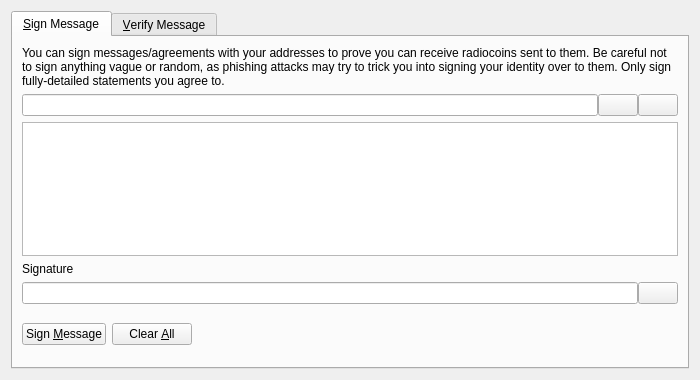
<?xml version="1.0" encoding="UTF-8"?>
<ui version="4.0">
 <class>SignVerifyMessageDialog</class>
 <widget class="QDialog" name="SignVerifyMessageDialog">
  <property name="geometry">
   <rect>
    <x>0</x>
    <y>0</y>
    <width>700</width>
    <height>380</height>
   </rect>
  </property>
  <property name="windowTitle">
   <string>Signatures - Sign / Verify a Message</string>
  </property>
  <property name="modal">
   <bool>true</bool>
  </property>
  <layout class="QVBoxLayout" name="verticalLayout">
   <item>
    <widget class="QTabWidget" name="tabWidget">
     <property name="currentIndex">
      <number>0</number>
     </property>
     <widget class="QWidget" name="tabSignMessage">
      <attribute name="title">
       <string>&amp;Sign Message</string>
      </attribute>
      <layout class="QVBoxLayout" name="verticalLayout_SM">
       <item>
        <widget class="QLabel" name="infoLabel_SM">
         <property name="text">
          <string>You can sign messages/agreements with your addresses to prove you can receive radiocoins sent to them. Be careful not to sign anything vague or random, as phishing attacks may try to trick you into signing your identity over to them. Only sign fully-detailed statements you agree to.</string>
         </property>
         <property name="textFormat">
          <enum>Qt::PlainText</enum>
         </property>
         <property name="wordWrap">
          <bool>true</bool>
         </property>
        </widget>
       </item>
       <item>
        <layout class="QHBoxLayout" name="horizontalLayout_1_SM">
         <property name="spacing">
          <number>0</number>
         </property>
         <item>
          <widget class="QValidatedLineEdit" name="addressIn_SM">
           <property name="toolTip">
            <string>The RadioCoin address to sign the message with</string>
           </property>
          </widget>
         </item>
         <item>
          <widget class="QPushButton" name="addressBookButton_SM">
           <property name="toolTip">
            <string>Choose previously used address</string>
           </property>
           <property name="text">
            <string/>
           </property>
           <property name="icon">
            <iconset resource="../bitcoin.qrc">
             <normaloff>:/icons/address-book</normaloff>:/icons/address-book</iconset>
           </property>
           <property name="shortcut">
            <string>Alt+A</string>
           </property>
           <property name="autoDefault">
            <bool>false</bool>
           </property>
          </widget>
         </item>
         <item>
          <widget class="QPushButton" name="pasteButton_SM">
           <property name="toolTip">
            <string>Paste address from clipboard</string>
           </property>
           <property name="text">
            <string/>
           </property>
           <property name="icon">
            <iconset resource="../bitcoin.qrc">
             <normaloff>:/icons/editpaste</normaloff>:/icons/editpaste</iconset>
           </property>
           <property name="shortcut">
            <string>Alt+P</string>
           </property>
           <property name="autoDefault">
            <bool>false</bool>
           </property>
          </widget>
         </item>
        </layout>
       </item>
       <item>
        <widget class="QPlainTextEdit" name="messageIn_SM">
         <property name="toolTip">
          <string>Enter the message you want to sign here</string>
         </property>
        </widget>
       </item>
       <item>
        <widget class="QLabel" name="signatureLabel_SM">
         <property name="text">
          <string>Signature</string>
         </property>
         <property name="textFormat">
          <enum>Qt::PlainText</enum>
         </property>
        </widget>
       </item>
       <item>
        <layout class="QHBoxLayout" name="horizontalLayout_2_SM">
         <property name="spacing">
          <number>0</number>
         </property>
         <item>
          <widget class="QLineEdit" name="signatureOut_SM">
           <property name="font">
            <font>
             <italic>true</italic>
            </font>
           </property>
           <property name="readOnly">
            <bool>true</bool>
           </property>
          </widget>
         </item>
         <item>
          <widget class="QPushButton" name="copySignatureButton_SM">
           <property name="toolTip">
            <string>Copy the current signature to the system clipboard</string>
           </property>
           <property name="text">
            <string/>
           </property>
           <property name="icon">
            <iconset resource="../bitcoin.qrc">
             <normaloff>:/icons/editcopy</normaloff>:/icons/editcopy</iconset>
           </property>
           <property name="autoDefault">
            <bool>false</bool>
           </property>
          </widget>
         </item>
        </layout>
       </item>
       <item>
        <layout class="QHBoxLayout" name="horizontalLayout_3_SM">
         <item>
          <widget class="QPushButton" name="signMessageButton_SM">
           <property name="toolTip">
            <string>Sign the message to prove you own this RadioCoin address</string>
           </property>
           <property name="text">
            <string>Sign &amp;Message</string>
           </property>
           <property name="icon">
            <iconset resource="../bitcoin.qrc">
             <normaloff>:/icons/edit</normaloff>:/icons/edit</iconset>
           </property>
           <property name="autoDefault">
            <bool>false</bool>
           </property>
          </widget>
         </item>
         <item>
          <widget class="QPushButton" name="clearButton_SM">
           <property name="toolTip">
            <string>Reset all sign message fields</string>
           </property>
           <property name="text">
            <string>Clear &amp;All</string>
           </property>
           <property name="icon">
            <iconset resource="../bitcoin.qrc">
             <normaloff>:/icons/remove</normaloff>:/icons/remove</iconset>
           </property>
           <property name="autoDefault">
            <bool>false</bool>
           </property>
          </widget>
         </item>
         <item>
          <spacer name="horizontalSpacer_1_SM">
           <property name="orientation">
            <enum>Qt::Horizontal</enum>
           </property>
           <property name="sizeHint" stdset="0">
            <size>
             <width>40</width>
             <height>48</height>
            </size>
           </property>
          </spacer>
         </item>
         <item>
          <widget class="QLabel" name="statusLabel_SM">
           <property name="font">
            <font>
             <weight>75</weight>
             <bold>true</bold>
            </font>
           </property>
           <property name="text">
            <string/>
           </property>
           <property name="wordWrap">
            <bool>true</bool>
           </property>
          </widget>
         </item>
         <item>
          <spacer name="horizontalSpacer_2_SM">
           <property name="orientation">
            <enum>Qt::Horizontal</enum>
           </property>
           <property name="sizeHint" stdset="0">
            <size>
             <width>40</width>
             <height>48</height>
            </size>
           </property>
          </spacer>
         </item>
        </layout>
       </item>
      </layout>
     </widget>
     <widget class="QWidget" name="tabVerifyMessage">
      <attribute name="title">
       <string>&amp;Verify Message</string>
      </attribute>
      <layout class="QVBoxLayout" name="verticalLayout_VM">
       <item>
        <widget class="QLabel" name="infoLabel_VM">
         <property name="text">
          <string>Enter the receiver's address, message (ensure you copy line breaks, spaces, tabs, etc. exactly) and signature below to verify the message. Be careful not to read more into the signature than what is in the signed message itself, to avoid being tricked by a man-in-the-middle attack. Note that this only proves the signing party receives with the address, it cannot prove sendership of any transaction!</string>
         </property>
         <property name="textFormat">
          <enum>Qt::PlainText</enum>
         </property>
         <property name="alignment">
          <set>Qt::AlignLeading|Qt::AlignLeft|Qt::AlignTop</set>
         </property>
         <property name="wordWrap">
          <bool>true</bool>
         </property>
        </widget>
       </item>
       <item>
        <layout class="QHBoxLayout" name="horizontalLayout_1_VM">
         <property name="spacing">
          <number>0</number>
         </property>
         <item>
          <widget class="QValidatedLineEdit" name="addressIn_VM">
           <property name="toolTip">
            <string>The RadioCoin address the message was signed with</string>
           </property>
          </widget>
         </item>
         <item>
          <widget class="QPushButton" name="addressBookButton_VM">
           <property name="toolTip">
            <string>Choose previously used address</string>
           </property>
           <property name="text">
            <string/>
           </property>
           <property name="icon">
            <iconset resource="../bitcoin.qrc">
             <normaloff>:/icons/address-book</normaloff>:/icons/address-book</iconset>
           </property>
           <property name="shortcut">
            <string>Alt+A</string>
           </property>
           <property name="autoDefault">
            <bool>false</bool>
           </property>
          </widget>
         </item>
        </layout>
       </item>
       <item>
        <widget class="QPlainTextEdit" name="messageIn_VM"/>
       </item>
       <item>
        <widget class="QValidatedLineEdit" name="signatureIn_VM"/>
       </item>
       <item>
        <layout class="QHBoxLayout" name="horizontalLayout_2_VM">
         <item>
          <widget class="QPushButton" name="verifyMessageButton_VM">
           <property name="toolTip">
            <string>Verify the message to ensure it was signed with the specified RadioCoin address</string>
           </property>
           <property name="text">
            <string>Verify &amp;Message</string>
           </property>
           <property name="icon">
            <iconset resource="../bitcoin.qrc">
             <normaloff>:/icons/transaction_0</normaloff>:/icons/transaction_0</iconset>
           </property>
           <property name="autoDefault">
            <bool>false</bool>
           </property>
          </widget>
         </item>
         <item>
          <widget class="QPushButton" name="clearButton_VM">
           <property name="toolTip">
            <string>Reset all verify message fields</string>
           </property>
           <property name="text">
            <string>Clear &amp;All</string>
           </property>
           <property name="icon">
            <iconset resource="../bitcoin.qrc">
             <normaloff>:/icons/remove</normaloff>:/icons/remove</iconset>
           </property>
           <property name="autoDefault">
            <bool>false</bool>
           </property>
          </widget>
         </item>
         <item>
          <spacer name="horizontalSpacer_1_VM">
           <property name="orientation">
            <enum>Qt::Horizontal</enum>
           </property>
           <property name="sizeHint" stdset="0">
            <size>
             <width>40</width>
             <height>48</height>
            </size>
           </property>
          </spacer>
         </item>
         <item>
          <widget class="QLabel" name="statusLabel_VM">
           <property name="font">
            <font>
             <weight>75</weight>
             <bold>true</bold>
            </font>
           </property>
           <property name="text">
            <string/>
           </property>
           <property name="wordWrap">
            <bool>true</bool>
           </property>
          </widget>
         </item>
         <item>
          <spacer name="horizontalSpacer_2_VM">
           <property name="orientation">
            <enum>Qt::Horizontal</enum>
           </property>
           <property name="sizeHint" stdset="0">
            <size>
             <width>40</width>
             <height>48</height>
            </size>
           </property>
          </spacer>
         </item>
        </layout>
       </item>
      </layout>
     </widget>
    </widget>
   </item>
  </layout>
 </widget>
 <customwidgets>
  <customwidget>
   <class>QValidatedLineEdit</class>
   <extends>QLineEdit</extends>
   <header>qt/qvalidatedlineedit.h</header>
  </customwidget>
 </customwidgets>
 <resources>
  <include location="../bitcoin.qrc"/>
 </resources>
 <connections/>
</ui>
